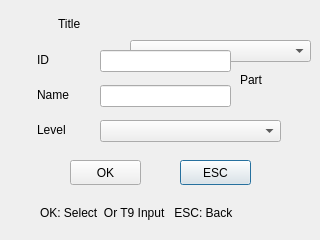
<?xml version="1.0" encoding="UTF-8"?>
<ui version="4.0">
 <class>CEnrollStep1</class>
 <widget class="QDialog" name="CEnrollStep1">
  <property name="geometry">
   <rect>
    <x>0</x>
    <y>0</y>
    <width>320</width>
    <height>240</height>
   </rect>
  </property>
  <property name="windowTitle">
   <string>Dialog</string>
  </property>
  <widget class="QPushButton" name="btnESC">
   <property name="geometry">
    <rect>
     <x>180</x>
     <y>160</y>
     <width>71</width>
     <height>25</height>
    </rect>
   </property>
   <property name="text">
    <string>ESC</string>
   </property>
  </widget>
  <widget class="QPushButton" name="btnOK">
   <property name="geometry">
    <rect>
     <x>70</x>
     <y>160</y>
     <width>71</width>
     <height>25</height>
    </rect>
   </property>
   <property name="text">
    <string>OK</string>
   </property>
  </widget>
  <widget class="QComboBox" name="comboLevel">
   <property name="geometry">
    <rect>
     <x>100</x>
     <y>120</y>
     <width>181</width>
     <height>22</height>
    </rect>
   </property>
  </widget>
  <widget class="QComboBox" name="comboPart">
   <property name="geometry">
    <rect>
     <x>130</x>
     <y>40</y>
     <width>181</width>
     <height>22</height>
    </rect>
   </property>
  </widget>
  <widget class="QLabel" name="lblBackground">
   <property name="geometry">
    <rect>
     <x>0</x>
     <y>0</y>
     <width>320</width>
     <height>240</height>
    </rect>
   </property>
   <property name="text">
    <string/>
   </property>
  </widget>
  <widget class="QLabel" name="lblID">
   <property name="geometry">
    <rect>
     <x>37</x>
     <y>50</y>
     <width>62</width>
     <height>20</height>
    </rect>
   </property>
   <property name="text">
    <string>ID</string>
   </property>
  </widget>
  <widget class="QLabel" name="lblLevel">
   <property name="geometry">
    <rect>
     <x>37</x>
     <y>120</y>
     <width>62</width>
     <height>20</height>
    </rect>
   </property>
   <property name="text">
    <string>Level</string>
   </property>
  </widget>
  <widget class="QLabel" name="lblName">
   <property name="geometry">
    <rect>
     <x>37</x>
     <y>85</y>
     <width>62</width>
     <height>20</height>
    </rect>
   </property>
   <property name="text">
    <string>Name</string>
   </property>
  </widget>
  <widget class="QLabel" name="lblPart">
   <property name="geometry">
    <rect>
     <x>240</x>
     <y>70</y>
     <width>62</width>
     <height>20</height>
    </rect>
   </property>
   <property name="text">
    <string>Part</string>
   </property>
  </widget>
  <widget class="QLabel" name="lblStatusIcon">
   <property name="geometry">
    <rect>
     <x>20</x>
     <y>205</y>
     <width>16</width>
     <height>16</height>
    </rect>
   </property>
   <property name="text">
    <string/>
   </property>
  </widget>
  <widget class="QLabel" name="lblStatusText">
   <property name="geometry">
    <rect>
     <x>40</x>
     <y>200</y>
     <width>270</width>
     <height>25</height>
    </rect>
   </property>
   <property name="text">
    <string>OK: Select  Or T9 Input   ESC: Back</string>
   </property>
  </widget>
  <widget class="QLabel" name="lblTitleBackground">
   <property name="geometry">
    <rect>
     <x>0</x>
     <y>6</y>
     <width>320</width>
     <height>30</height>
    </rect>
   </property>
   <property name="text">
    <string/>
   </property>
  </widget>
  <widget class="QLabel" name="lblTitleIcon">
   <property name="geometry">
    <rect>
     <x>20</x>
     <y>9</y>
     <width>26</width>
     <height>26</height>
    </rect>
   </property>
   <property name="text">
    <string/>
   </property>
  </widget>
  <widget class="QLabel" name="lblTitleText">
   <property name="geometry">
    <rect>
     <x>58</x>
     <y>10</y>
     <width>240</width>
     <height>28</height>
    </rect>
   </property>
   <property name="text">
    <string>Title</string>
   </property>
  </widget>
  <widget class="QLineEdit" name="txtID">
   <property name="geometry">
    <rect>
     <x>100</x>
     <y>50</y>
     <width>131</width>
     <height>22</height>
    </rect>
   </property>
  </widget>
  <widget class="QLineEdit" name="txtName">
   <property name="geometry">
    <rect>
     <x>100</x>
     <y>85</y>
     <width>131</width>
     <height>22</height>
    </rect>
   </property>
  </widget>
 </widget>
 <resources/>
 <connections/>
</ui>
